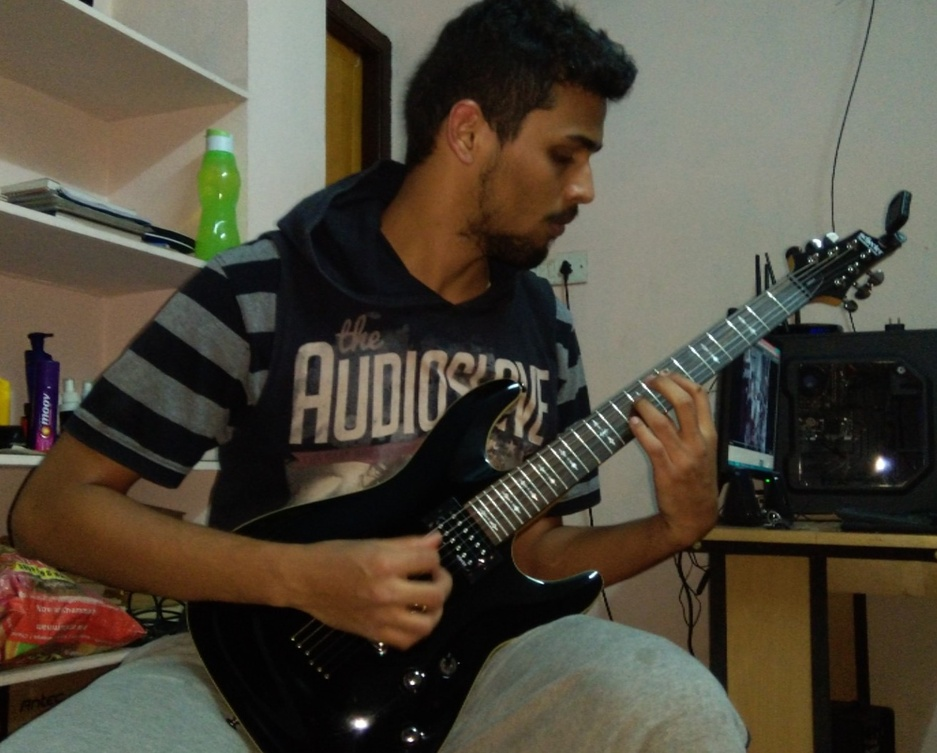
//> input picture ImageProcessingBasics/Resources/test.jpg, 937 x 753 px, shrunk from 1313 x 1055 before the run
$ ./OpenCV_BasicFunctions   (built with g++ and OpenCV 4)
//> lines starting //> are read from the running program, lines starting //| are printed output that depends on the picture; after the words box and inside, x2 and y2 are one past the last pixel; in counts of white or black regions, pixels touching at a corner belong together
#include<opencv2/imgcodecs.hpp>
#include<opencv2/highgui.hpp>
#include<opencv2/imgproc.hpp>
#include<iostream>

using namespace cv;
using namespace std;

/// <summary>
/// Image
/// </summary>
void main()
{
	string path = "Resources/test.jpg";
	Mat img = imread(path); //Matrix Datatype used by openCV
//> img is the input picture: 753 rows x 937 cols, CV_8UC3; mean B, G, R 61.1, 74.4, 80.8
	Mat imgGray, imgBlur, imgCanny, imgDilate, imgErode;

	// Color to GrayScale Conversion
	cvtColor(img, imgGray, COLOR_BGR2GRAY);
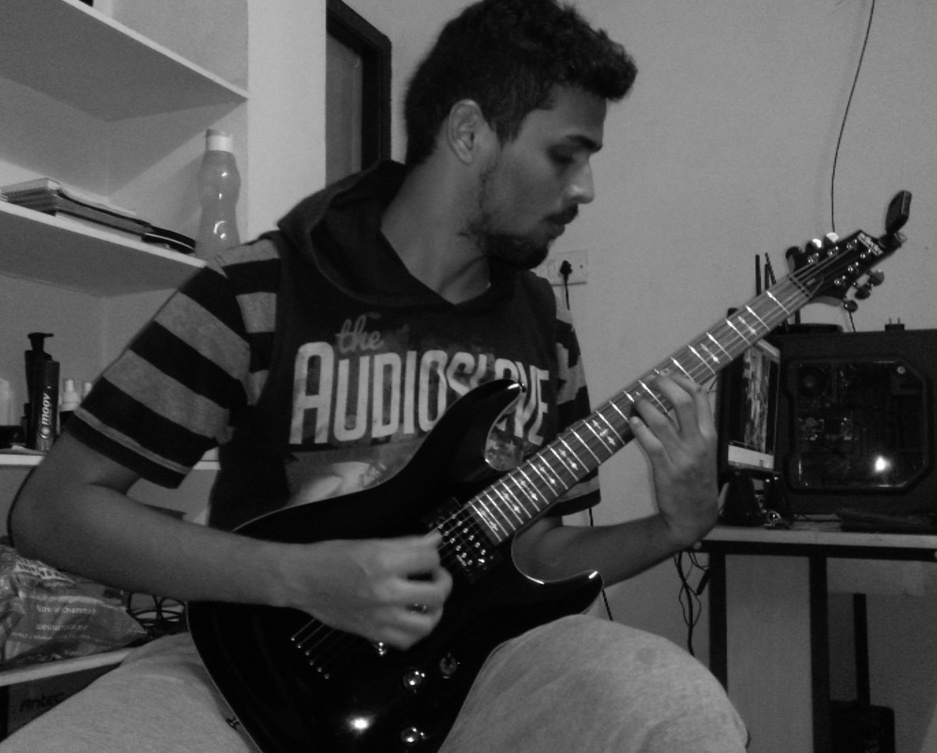
//> imgGray: 753 rows x 937 cols, CV_8UC1; min 0, max 255, mean 74.8
	// Gaussian Blur Filtering
	GaussianBlur(img, imgBlur, Size(7, 7), 5, 0);
	// Canny's Edge Detection Algorithm
	Canny(imgBlur, imgCanny, 25, 75);
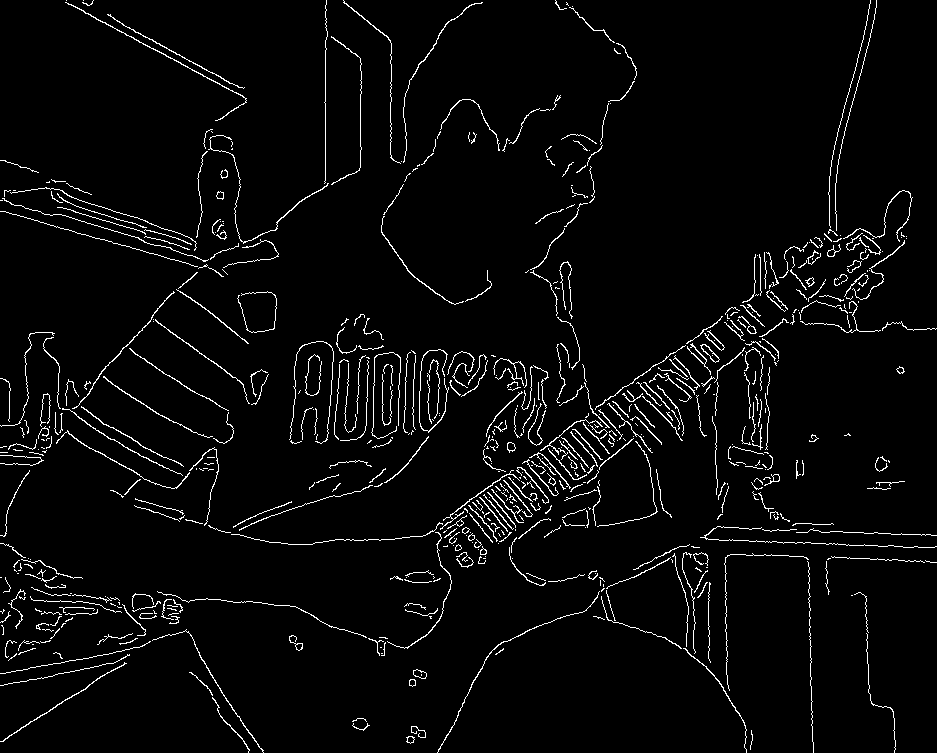
//> imgCanny: 753 rows x 937 cols, CV_8UC1; 3.5% white in thin lines or dots
	// Dilate the image edges for thickness of the edges
	Mat kernel_element = getStructuringElement(MORPH_RECT, Size(3, 3));
	dilate(imgCanny, imgDilate, kernel_element);
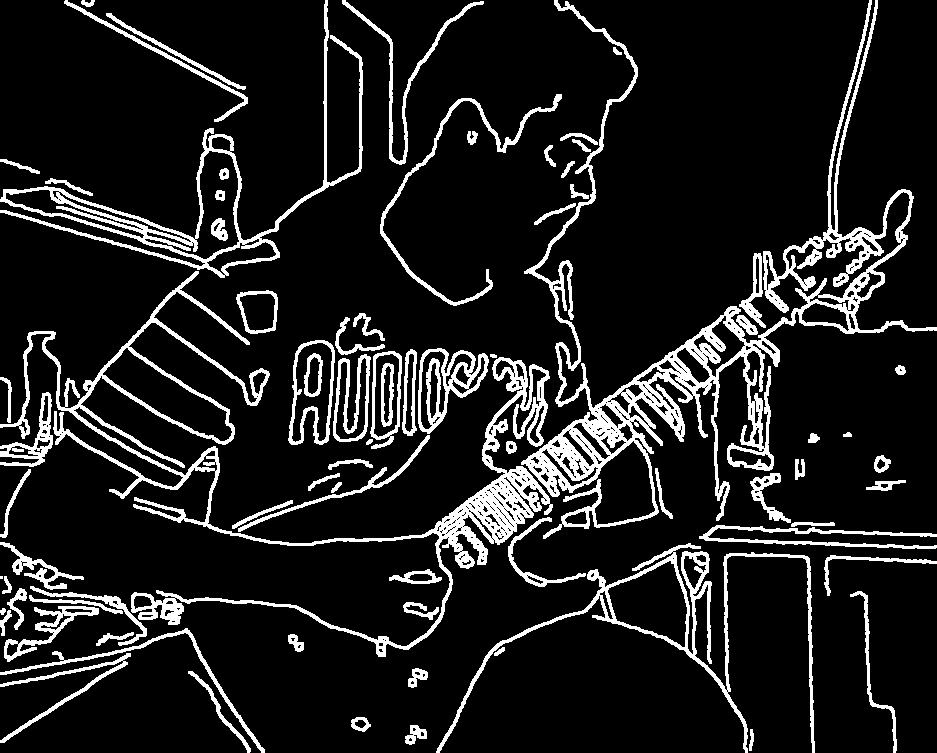
//> imgDilate: 753 rows x 937 cols, CV_8UC1; 11.9% white; 79 white regions (1 under 20 px), largest, box (x1, y1, x2, y2) and area: (521, 0, 937, 539) 22657, (0, 271, 553, 657) 17555, (0, 0, 363, 278) 6719
	// Eroding the image edges for thickness of the edges
	erode(imgDilate, imgErode, kernel_element);
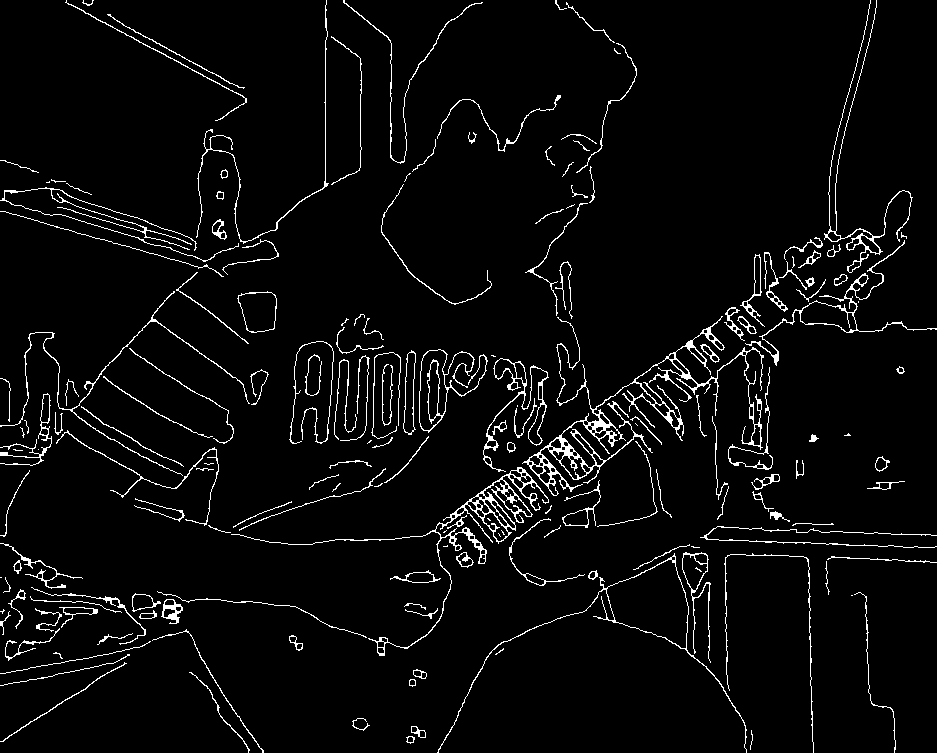
//> imgErode: 753 rows x 937 cols, CV_8UC1; 4.1% white in thin lines or dots

	// Plotting the images
	imshow("Test Image", img);
	//imshow("Gray Image", imgGray);
	//imshow("Blur Image", imgBlur);
	imshow("Canny Image", imgCanny);
	imshow("Dilated Image", imgDilate);
	imshow("Eroded Image", imgErode);
	waitKey(0);
}

$ run again, with ImageProcessingBasics/Resources/Shapes.jpg copied over ImageProcessingBasics/Resources/test.jpg
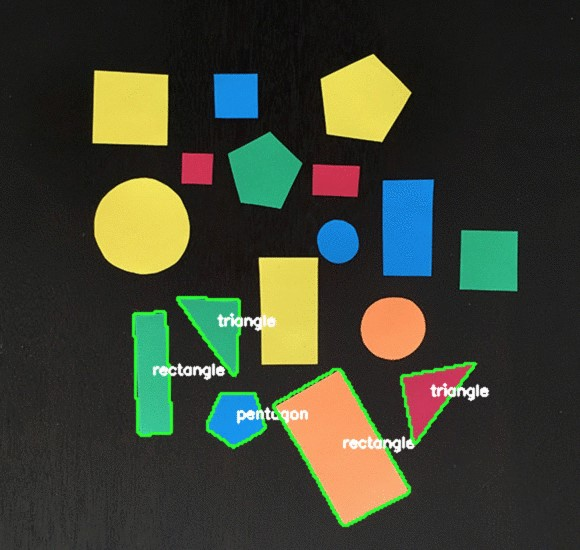
//> input picture ImageProcessingBasics/Resources/Shapes.jpg, 580 x 550 px
//> img is the input picture: 550 rows x 580 cols, CV_8UC3; mean B, G, R 50.3, 65.3, 61.2
//> `Canny(imgBlur, imgCanny, 25, 75);`:
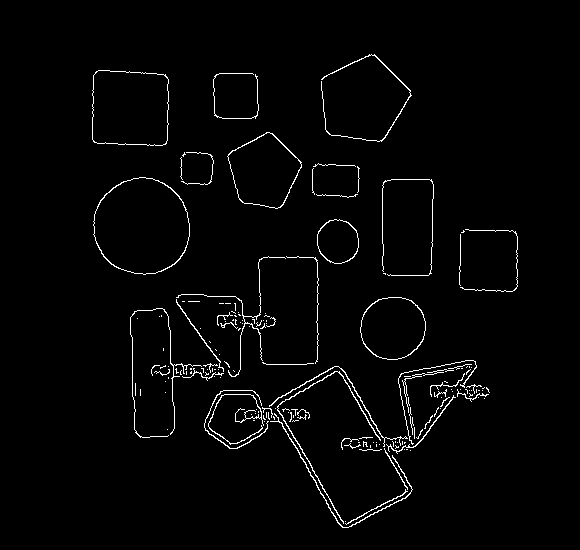
//> imgCanny: 550 rows x 580 cols, CV_8UC1; 2.1% white in thin lines or dots, all inside (x1, y1, x2, y2) = (92, 54, 518, 528)
//> imgDilate: 550 rows x 580 cols, CV_8UC1; 6.9% white; 22 white regions (6 under 20 px), largest, box (x1, y1, x2, y2) and area: (203, 359, 491, 529) 8765, (129, 255, 320, 439) 4646, (92, 176, 191, 276) 1133
//> `erode(imgDilate, imgErode, kernel_element);`:
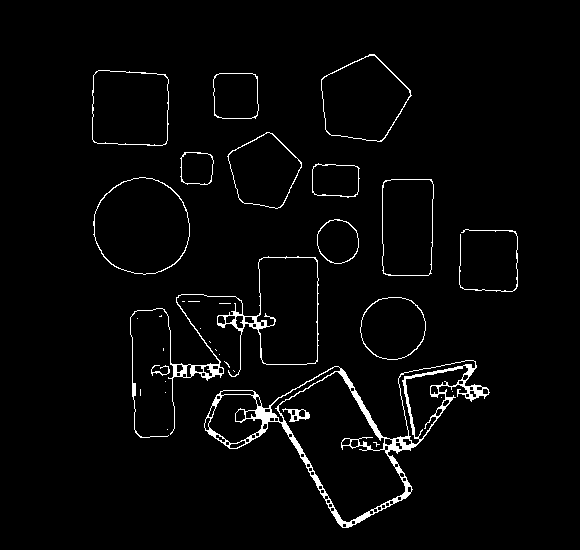
//> imgErode: 550 rows x 580 cols, CV_8UC1; 2.8% white in thin lines or dots, all inside (x1, y1, x2, y2) = (92, 54, 518, 528)
